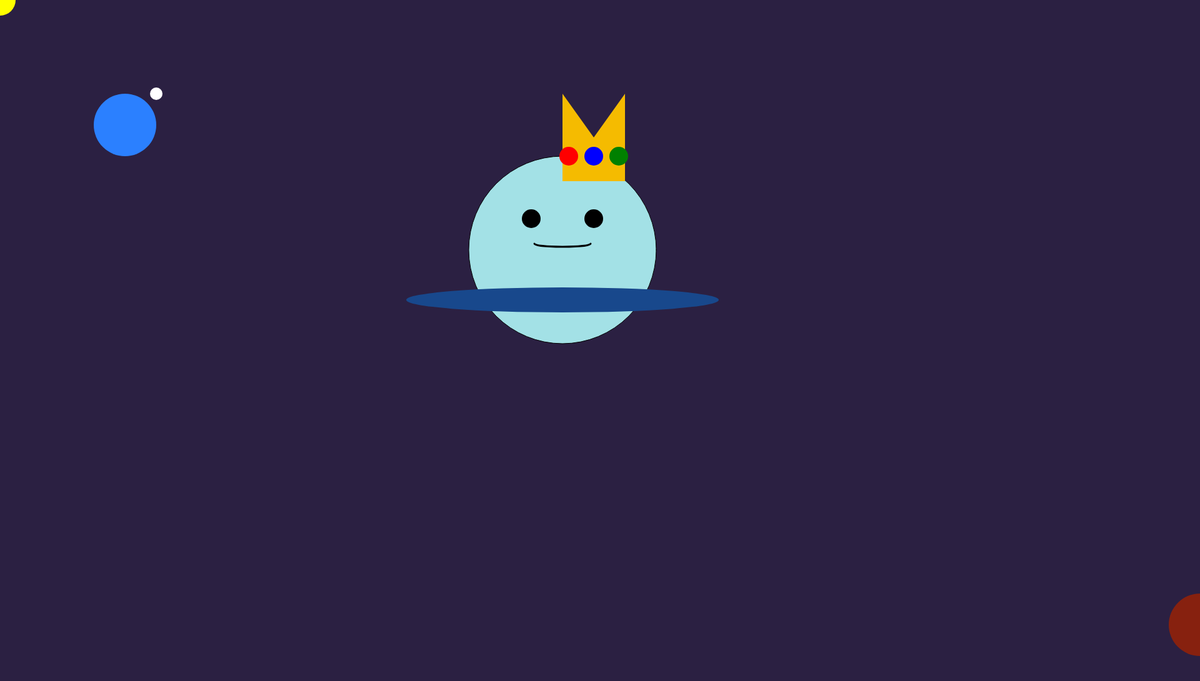
Frame 1 (no input)
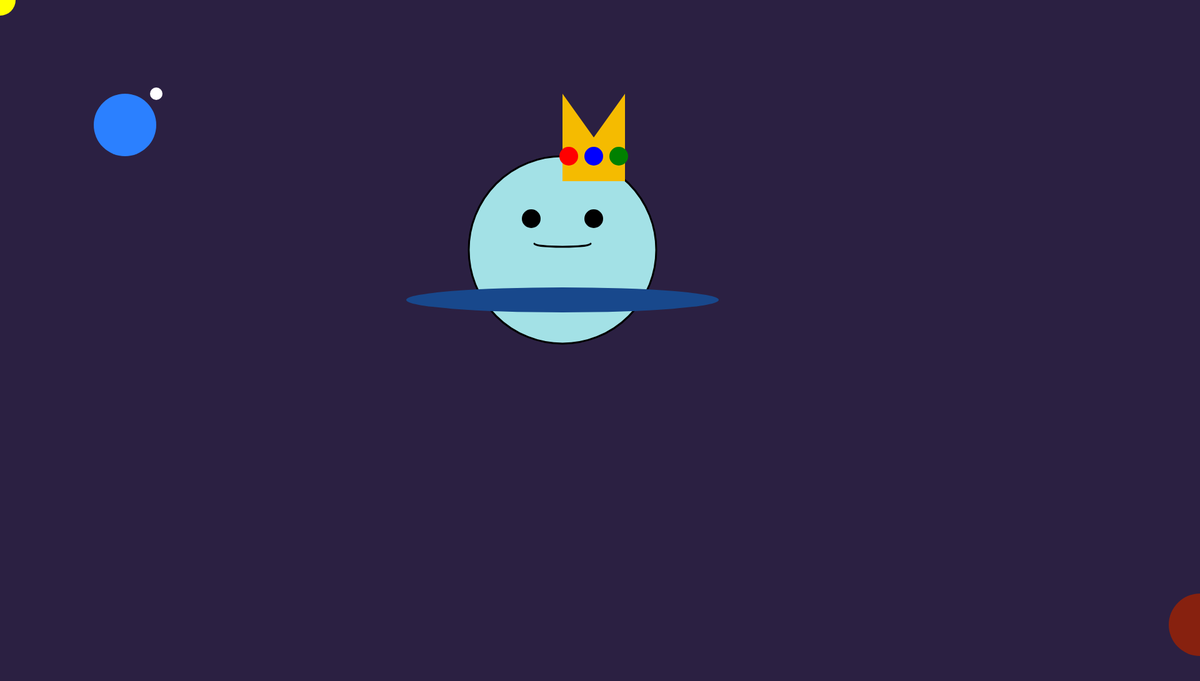
Frame 60 (no input)
Frame 120 (the mouse pressed at the canvas centre since frame 60): identical to frame 60, image omitted

The p5.js sketch that drew these frames (run headless with seeded random() and noise() and a simulated clock; from frame 60 on, the mouse is pressed at the canvas centre):

// p5.js sketch
// ── sketch.js
//Name: Gisselee R
//Title: UFO in Space
//I think space is interesting and 
//hopefully learn more about how 
// I can make the background look more like space.
let x=0;
function keyPressed(){
  if(keyCode === RIGHT_ARROW){
    x+=50;
  }
    if(keyCode === LEFT_ARROW){
    x-=50;
  }

}
function setup() {
  createCanvas(1920, 1090);
}

function draw(){
  background(43, 32, 66);
//UFO base 
fill(163, 225, 230);
circle(900 + x, 400, 300);
fill(43, 128, 255);
// Earth and The Moon
noStroke();
circle(200, 200, 100);
fill("white");
noStroke();
circle(250, 150, 20);
//The Sun
noStroke();
fill("yellow")
circle(0, 0, 50);
//Mars
fill(135, 33, 15)
circle(1920,1000, 100);
//Crown and Queen UFO
fill(245, 187, 0);
triangle(1000 + x, 290, 1000 + x, 150, 900 + x, 290);
triangle(900 + x, 290, 900 + x, 150, 1000 + x, 290);

fill("blue");
circle(950 + x, 250, 30);
fill("red");
circle(910 + x, 250, 30);
fill("green");
circle(990 + x, 250, 30);
fill("black");
circle(850 + x, 350 , 30);
fill("black");
circle(950 + x, 350 , 30);

fill(24, 72, 140);
ellipse(900 + x, 480, 500, 40);

noFill();
stroke(0);
strokeWeight(3);
arc(900 + x, 390, 90, 10, 0, PI);
}
